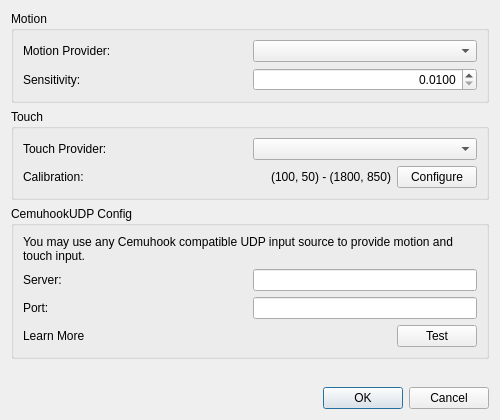
<?xml version="1.0" encoding="UTF-8"?>
<ui version="4.0">
 <class>ConfigureMotionTouch</class>
 <widget class="QDialog" name="ConfigureMotionTouch">
  <property name="windowTitle">
   <string>Configure Motion / Touch</string>
  </property>
  <property name="geometry">
   <rect>
    <x>0</x>
    <y>0</y>
    <width>500</width>
    <height>420</height>
   </rect>
  </property>
  <layout class="QVBoxLayout">
   <item>
    <widget class="QGroupBox" name="motion_group_box">
     <property name="title">
      <string>Motion</string>
     </property>
     <layout class="QVBoxLayout">
      <item>
       <layout class="QHBoxLayout">
        <item>
         <widget class="QLabel" name="motion_provider_label">
          <property name="text">
           <string>Motion Provider:</string>
          </property>
         </widget>
        </item>
        <item>
         <widget class="QComboBox" name="motion_provider"/>
        </item>
       </layout>
      </item>
      <item>
       <layout class="QHBoxLayout">
        <item>
         <widget class="QLabel" name="motion_sensitivity_label">
          <property name="text">
           <string>Sensitivity:</string>
          </property>
         </widget>
        </item>
        <item>
         <widget class="QDoubleSpinBox" name="motion_sensitivity">
          <property name="alignment">
           <set>Qt::AlignRight|Qt::AlignTrailing|Qt::AlignVCenter</set>
          </property>
          <property name="decimals">
           <number>4</number>
          </property>
          <property name="minimum">
           <double>0.010000000000000</double>
          </property>
          <property name="maximum">
           <double>10.000000000000000</double>
          </property>
          <property name="singleStep">
           <double>0.001000000000000</double>
          </property>
          <property name="value">
           <double>0.010000000000000</double>
          </property>
         </widget>
        </item>
       </layout>
      </item>
     </layout>
    </widget>
   </item>
   <item>
    <widget class="QGroupBox" name="touch_group_box">
     <property name="title">
      <string>Touch</string>
     </property>
     <layout class="QVBoxLayout">
      <item>
       <layout class="QHBoxLayout">
        <item>
         <widget class="QLabel" name="touch_provider_label">
          <property name="text">
           <string>Touch Provider:</string>
          </property>
         </widget>
        </item>
        <item>
         <widget class="QComboBox" name="touch_provider"/>
        </item>
       </layout>
      </item>
      <item>
       <layout class="QHBoxLayout">
        <item>
         <widget class="QLabel" name="touch_calibration_label">
          <property name="text">
           <string>Calibration:</string>
          </property>
         </widget>
        </item>
        <item>
         <widget class="QLabel" name="touch_calibration">
          <property name="text">
           <string>(100, 50) - (1800, 850)</string>
          </property>
          <property name="alignment">
           <set>Qt::AlignRight|Qt::AlignTrailing|Qt::AlignVCenter</set>
          </property>
         </widget>
        </item>
        <item>
         <widget class="QPushButton" name="touch_calibration_config">
          <property name="sizePolicy">
           <sizepolicy hsizetype="Maximum" vsizetype="Fixed">
            <horstretch>0</horstretch>
            <verstretch>0</verstretch>
           </sizepolicy>
          </property>
          <property name="text">
           <string>Configure</string>
          </property>
         </widget>
        </item>
       </layout>
      </item>
     </layout>
    </widget>
   </item>
   <item>
    <widget class="QGroupBox" name="udp_config_group_box">
     <property name="title">
      <string>CemuhookUDP Config</string>
     </property>
     <layout class="QVBoxLayout">
      <item>
       <widget class="QLabel" name="udp_help">
        <property name="text">
         <string>You may use any Cemuhook compatible UDP input source to provide motion and touch input.</string>
        </property>
        <property name="alignment">
         <set>Qt::AlignLeading|Qt::AlignLeft|Qt::AlignTop</set>
        </property>
        <property name="wordWrap">
         <bool>true</bool>
        </property>
       </widget>
      </item>
      <item>
       <layout class="QHBoxLayout">
        <item>
         <widget class="QLabel" name="udp_server_label">
          <property name="text">
           <string>Server:</string>
          </property>
         </widget>
        </item>
        <item>
         <widget class="QLineEdit" name="udp_server">
          <property name="sizePolicy">
           <sizepolicy hsizetype="Minimum" vsizetype="Fixed">
            <horstretch>0</horstretch>
            <verstretch>0</verstretch>
           </sizepolicy>
          </property>
         </widget>
        </item>
       </layout>
      </item>
      <item>
       <layout class="QHBoxLayout">
        <item>
         <widget class="QLabel" name="udp_port_label">
          <property name="text">
           <string>Port:</string>
          </property>
         </widget>
        </item>
        <item>
         <widget class="QLineEdit" name="udp_port">
          <property name="sizePolicy">
           <sizepolicy hsizetype="Minimum" vsizetype="Fixed">
            <horstretch>0</horstretch>
            <verstretch>0</verstretch>
           </sizepolicy>
          </property>
         </widget>
        </item>
       </layout>
      </item>
      <item>
       <layout class="QHBoxLayout">
        <item>
         <widget class="QLabel" name="udp_learn_more">
          <property name="text">
           <string>Learn More</string>
          </property>
         </widget>
        </item>
        <item>
         <widget class="QPushButton" name="udp_test">
          <property name="sizePolicy">
           <sizepolicy hsizetype="Maximum" vsizetype="Fixed">
            <horstretch>0</horstretch>
            <verstretch>0</verstretch>
           </sizepolicy>
          </property>
          <property name="text">
           <string>Test</string>
          </property>
         </widget>
        </item>
       </layout>
      </item>
     </layout>
    </widget>
   </item>
   <item>
    <spacer>
     <property name="orientation">
      <enum>Qt::Vertical</enum>
     </property>
     <property name="sizeHint" stdset="0">
      <size>
       <width>167</width>
       <height>55</height>
      </size>
     </property>
    </spacer>
   </item>
   <item>
    <widget class="QDialogButtonBox" name="buttonBox">
     <property name="standardButtons">
      <set>QDialogButtonBox::Cancel|QDialogButtonBox::Ok</set>
     </property>
    </widget>
   </item>
  </layout>
 </widget>
 <resources/>
 <connections>
  <connection>
   <sender>buttonBox</sender>
   <signal>accepted()</signal>
   <receiver>ConfigureMotionTouch</receiver>
   <slot>applyConfiguration()</slot>
   <hints>
    <hint type="sourcelabel">
     <x>220</x>
     <y>380</y>
    </hint>
    <hint type="destinationlabel">
     <x>220</x>
     <y>200</y>
    </hint>
   </hints>
  </connection>
 </connections>
</ui>
